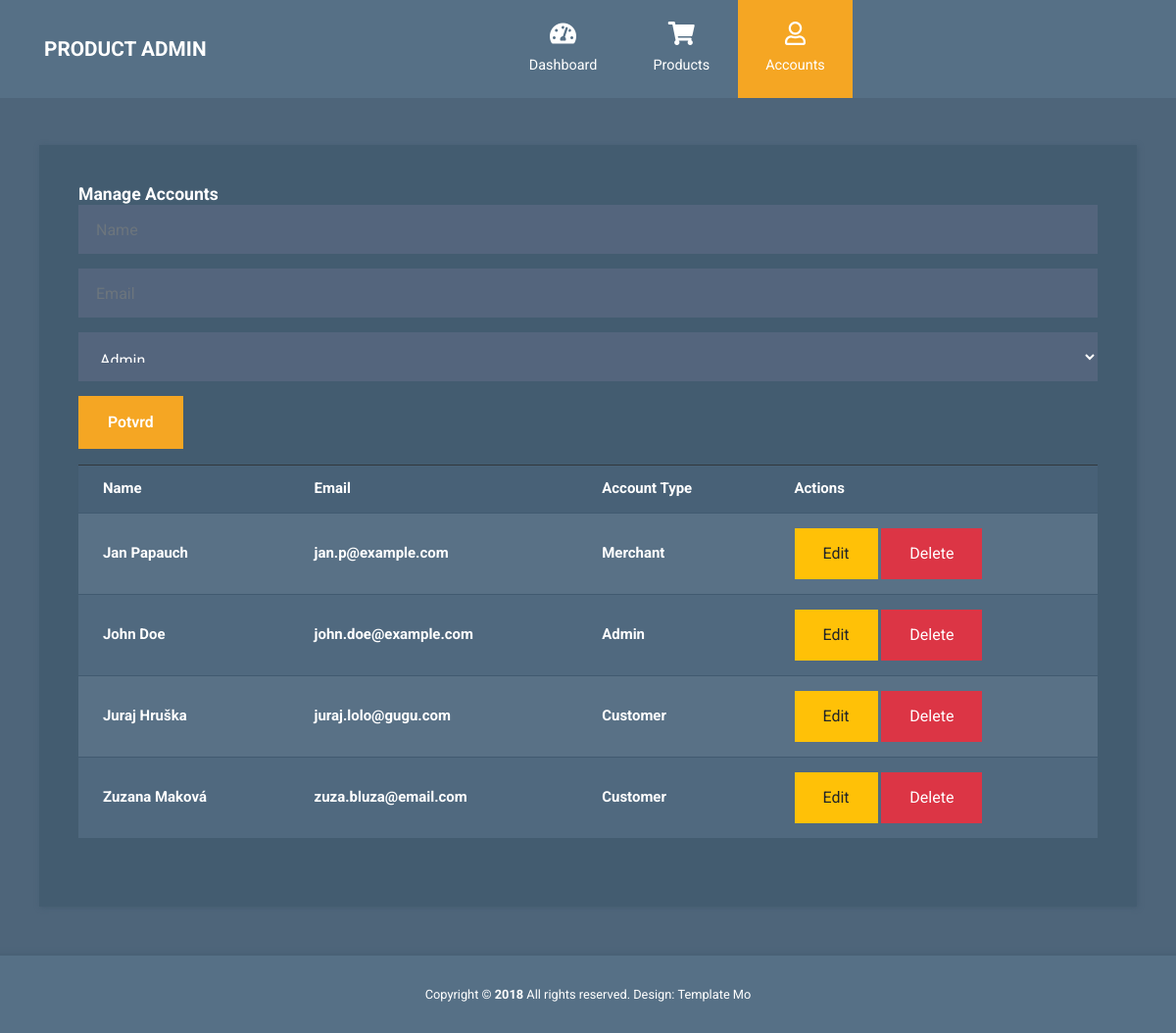
The page /accounts.php on the database its author committed.
### tables this page shows
CREATE TABLE `accounts` (
  `id` int(11) NOT NULL,
  `name` varchar(255) NOT NULL,
  `email` varchar(255) NOT NULL,
  `password` varchar(255) NOT NULL,
  `phone` varchar(50) DEFAULT NULL,
  `account_type` enum('Admin','Editor','Merchant','Customer') NOT NULL DEFAULT 'Customer',
  `created_at` timestamp NOT NULL DEFAULT current_timestamp(),
  `updated_at` timestamp NOT NULL DEFAULT current_timestamp() ON UPDATE current_timestamp()
);

### accounts.php (the view, shortened to what this page needs)
<?php
$db = new Database();
$pdo = $db->getConnection();
$stmt = $pdo->query('SELECT id, name, email, account_type FROM accounts');
$accounts = $stmt->fetchAll(PDO::FETCH_ASSOC);
?>
<!DOCTYPE html>
<html lang="en">
<head>
    <link rel="stylesheet" href="css/fontawesome.min.css"/>
    <link rel="stylesheet" href="css/bootstrap.min.css"/>
    <link rel="stylesheet" href="css/templatemo-style.css">
</head>
<body id="reportsPage">
<div class="" id="home">
    <nav class="navbar navbar-expand-xl">
        <div class="container h-100">
            <a class="navbar-brand" href="index.php">
                <h1 class="tm-site-title mb-0">Product Admin</h1>
            </a>
            <div class="collapse navbar-collapse" id="navbarSupportedContent">
                <ul class="navbar-nav mx-auto h-100">
                    <li class="nav-item">
                        <a class="nav-link" href="index.php">
                            <i class="fas fa-tachometer-alt"></i> Dashboard
                        </a>
                    </li>
                    <li class="nav-item">
                        <a class="nav-link" href="products.php">
                            <i class="fas fa-shopping-cart"></i> Products
                        </a>
                    </li>
                    <li class="nav-item">
                        <a class="nav-link active" href="accounts.php">
                            <i class="far fa-user"></i> Accounts
                        </a>
                    </li>
                </ul>
            </div>
        </div>
    </nav>
    <div class="container mt-5">
        <div class="row tm-content-row">
            <div class="col-12 tm-block-col">
                <div class="tm-bg-primary-dark tm-block tm-block-h-auto">
                    <h2 class="tm-block-title">Manage Accounts</
                    </h2>
                    <form method="post" action="">
                        <div class="form-group">
                            <input type="text" name="name" class="form-control" placeholder="Name" required>
                        </div>
                        <div class="form-group">
                            <input type="email" name="email" class="form-control" placeholder="Email" required>
                        </div>
                        <div class="form-group">
                            <select name="account_type" class="form-control" required>
                                <option value="Admin">Admin</option>
                            </select>
                        </div>
                        <button type="submit" class="btn btn-primary">Potvrd</button>
                    </form>
                    <table class="table table-striped table-dark mt-3">
                        <thead>
                        <tr>
                            <th scope="col">Name</th>
                            <th scope="col">Email</th>
                            <th scope="col">Account Type</th>
                            <th scope="col">Actions</th>
                        </tr>
                        </thead>
                        <tbody>
                        <?php foreach ($accounts as $account): ?>
                            <tr>
                                <td><?= htmlspecialchars($account['name']); ?></td>
                                <td><?= htmlspecialchars($account['email']); ?></td>
                                <td><?= htmlspecialchars($account['account_type']); ?></td>
                                <td>
                                    <button class="btn btn-warning" onclick="editRecord(<?= $account['id'] ?>, '<?= htmlspecialchars($account['name'], ENT_QUOTES) ?>', '<?= htmlspecialchars($account['email'], ENT_QUOTES) ?>', '<?= $account['account_type'] ?>')">Edit</button>
                                    <a class="btn btn-danger" href="?delete=<?= $account['id'] ?>" onclick="return confirm('Are you sure?')">Delete</a>
                                </td>
                            </tr>
                        <?php endforeach; ?>
                        </tbody>
                    </table>
                </div>
            </div>
        </div>
    </div>
    <footer class="tm-footer row tm-mt-small">
        <div class="col-12 font-weight-light">
            <p class="text-center text-white mb-0 px-4 small">
                Copyright &copy; <b>2018</b> All rights reserved.
                Design: <a rel="nofollow noopener" href="https://templatemo.com" class="tm-footer-link">Template Mo</a>
            </p>
        </div>
    </footer>
</div>
</body>
</html>

### css/templatemo-style.css (style rules this page uses)
html { font-size: 16px; overflow-x: hidden; }
body { font-family: Roboto, Helvetica, Arial, sans-serif; background-color: #4e657a; overflow-x: hidden; }
a { transition: all 0.3s ease; }
.navbar-brand { display: flex; align-items: center; }
.tm-site-title { display: inline-block; text-transform: uppercase; font-size: 1.3rem; font-weight: 700; color: #fff; }
.navbar { height: 100px; background-color: #567086; padding: 0; }
.navbar .container { position: relative; }
.tm-mt-small { margin-top: 20px; }
.tm-block-col { margin-bottom: 30px; }
.tm-block { padding: 40px; -webkit-box-shadow: 1px 1px 5px 0 #455c71; -moz-box-shadow: 1px 1px 5px 0 #455c71; box-shadow: 1px 1px 5px 0 #455c71; min-height: 350px; height: 100%; max-height: 450px; }
.tm-block-h-auto { min-height: 1px; max-height: none; height: auto; }
.tm-block-title { font-size: 1.1rem; font-weight: 700; color: #fff; margin-bottom: 30px; }
.nav-link { color: #fff; height: 100%; display: flex; align-items: center; justify-content: center; flex-direction: column; font-size: 90%; }
.nav-link > i { margin-bottom: 10px; margin-right: 0; font-size: 1.5rem; }
.dropdown-item, .nav-link { padding: 15px 20px; }
.navbar-nav .active > .nav-link, .navbar-nav .nav-link.active { background-color: #f5a623; color: #fff; }
.navbar-nav .nav-link.active i { color: #fff; }
.nav-item { text-align: center; }
.nav-item:last-child { margin-right: 0; }
.tm-content-row { justify-content: space-between; margin-left: -20px; margin-right: -20px; }
.table { background-color: #50697f; color: #fff; font-size: 85%; margin-bottom: 0; }
thead { background-color: #486177; color: #fff; }
.table thead th { border-bottom: 0; }
.form-control { background-color: #54657d; color: #fff; border: 0; }
.form-control { padding: 19px 18px; border-radius: 0; height: 50px; }
.form-group { margin-bottom: 15px; }
.btn { border-radius: 0; padding: 13px 28px; transition: all 0.2s ease; max-width: 100%; }
.btn-primary { color: #fff; background-color: #f5a623; border: 2px solid #f5a623; font-size: 90%; font-weight: 600; }
.table td, .table th { border-top: 1px solid #415a70; padding: 15px 25px; vertical-align: middle; }
.tm-bg-primary-dark { background-color: #435c70; }
.tm-footer { background-color: #567086; padding-top: 30px; padding-bottom: 30px; -webkit-box-shadow: 0 -3px 5px 0 rgba(69, 92, 113, 0.59); -moz-box-shadow: 0 -3px 5px 0 rgba(69, 92, 113, 0.59); box-shadow: 0 -3px 5px 0 rgba(69, 92, 113, 0.59); }
.tm-footer-link { color: white; }
@media (min-width: 1200px) { .navbar-expand-xl .navbar-nav .nav-link { padding-left: 28px; padding-right: 28px; } }
@media (min-width: 1200px) { .navbar-collapse { height: 100%; } }
@media (max-width: 1275px) and (min-width: 1200px) { .nav-item { margin-right: 15px; } }
@media (max-width: 1350px) { .nav-item { margin-right: 1px; } }

### rows shown on the page
accounts: name "Jan Papauch", email "jan.p@example.com", account_type "Merchant"
accounts: name "John Doe", email "john.doe@example.com", account_type "Admin"
accounts: name "Juraj Hruška", email "juraj.lolo@gugu.com", account_type "Customer"
accounts: name "Zuzana Maková", email "zuza.bluza@email.com", account_type "Customer"
